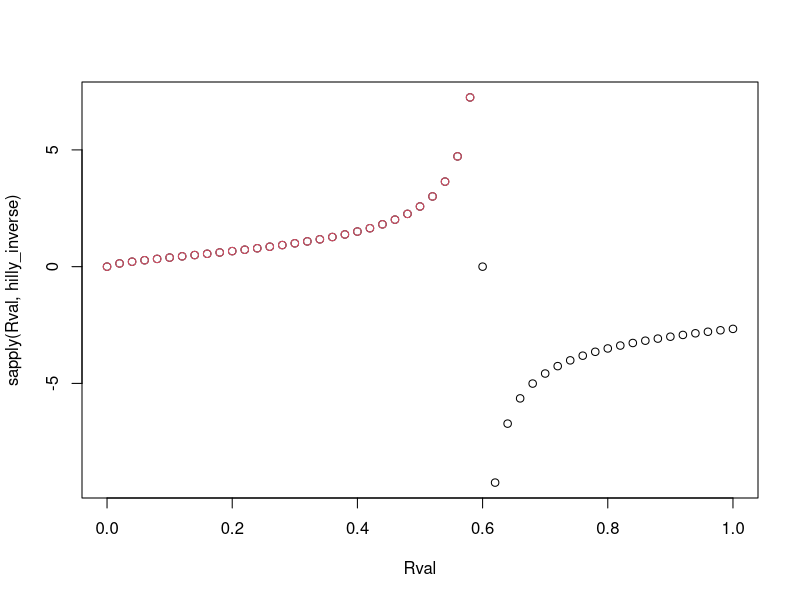
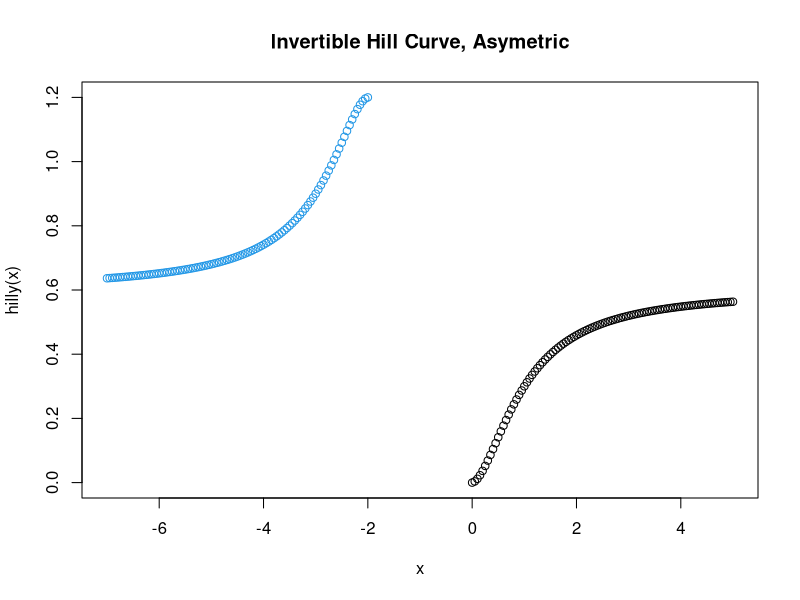
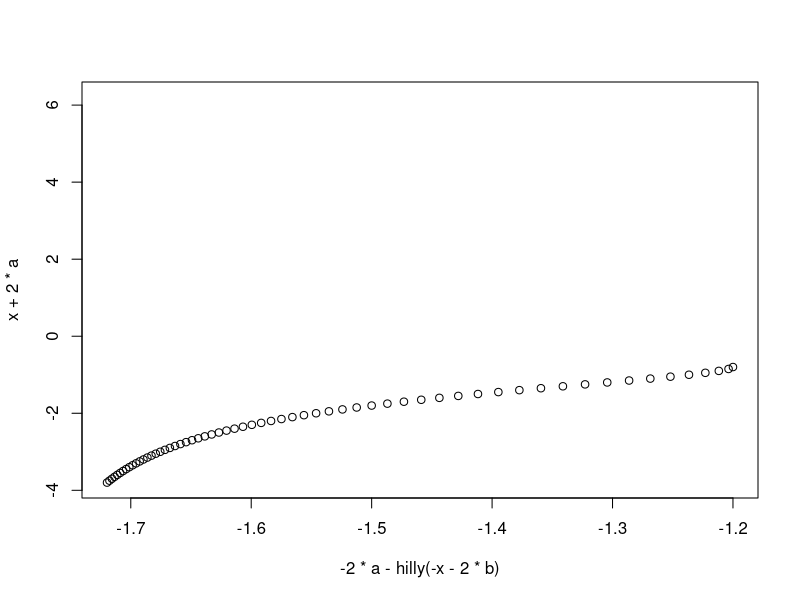
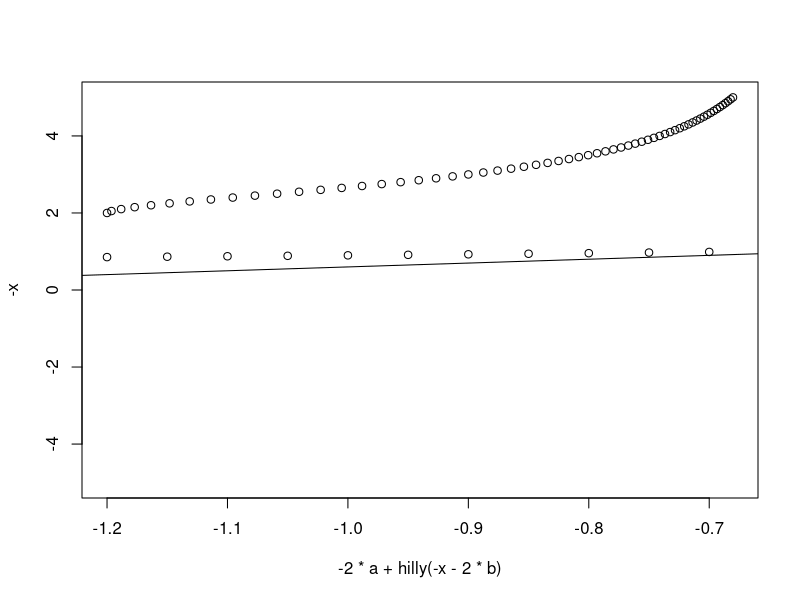
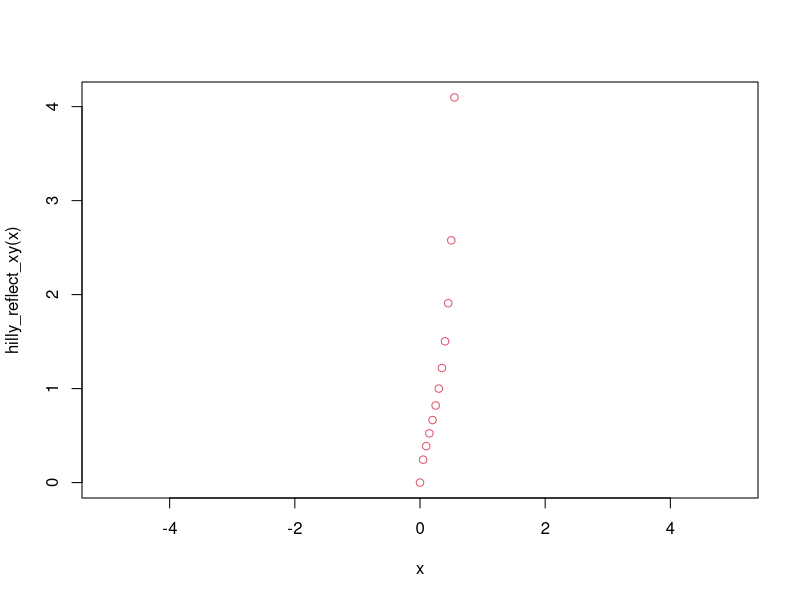

These charts were generated, in order, by the following R code:

x = seq(-5,5, by=.01)
a=.6
b=1
c=1.7

hilly = function(x) a/(1+(b/x)^c)
hilly_reflect_xy =  function(x) b/((a/x)-1)^(1/c)

hilly_rotate = function(theta, cx, cy){
  
}

hilly_inverse = function(y){
  if(y<a) return(hilly_reflect_xy(y))
  if(y==a) return(0)
  return(-hilly_reflect_xy(2*a-y)-2*b)#-2*b
}
  

hilly_reflect_xy(.5999)
-hilly_reflect_xy(2*a-.62)



Rval = c(seq(0,1,by=.02))#, seq(.65,1,by=.02))

plot(Rval,sapply(Rval,hilly_inverse))
points(Rval,sapply(Rval,hilly_reflect_xy),col=2)


cbind(sapply(Rval,hilly_inverse), sapply(Rval,hilly_reflect_xy))
#png("Hill_inverse_asym.png", width  = 6, height=4, units = "in", res = 400)
x = seq(-5,5, by=.05)
plot(x, hilly(x), xlim = c(-7,5), 
     ylim =c(min(hilly(x), na.rm = T), 
             max(-hilly(x)+2*a, na.rm = T)),
     main = "Invertible Hill Curve, Asymetric")
points(-x-2*b, -hilly(x)+2*a, col=4)
plot(-2*a-hilly(-x-2*b),x+2*a)
plot(-2*a+hilly(-x-2*b),-x)
points(-x, rev(2*a-rev(hilly(x))))
abline(b=1, a=a+b)

text(2.5,1,"Reflection: y = x+a+theta")
text(-4, .2, "a=0.6, theta=1, beta=1.7")
#dev.off()
x_reflect = seq(0,1, by=.01)
plot(x, hilly_reflect_xy(x),col=2)


#inverting


